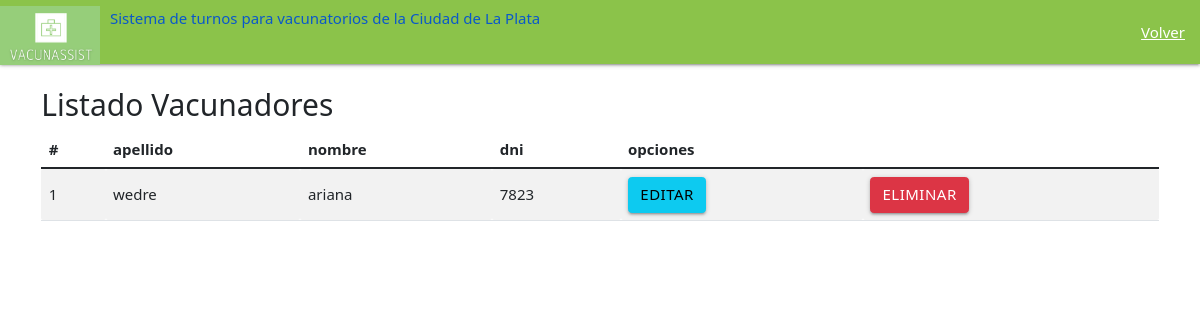
Page /eliminarVacunador/ on the earlier database version.
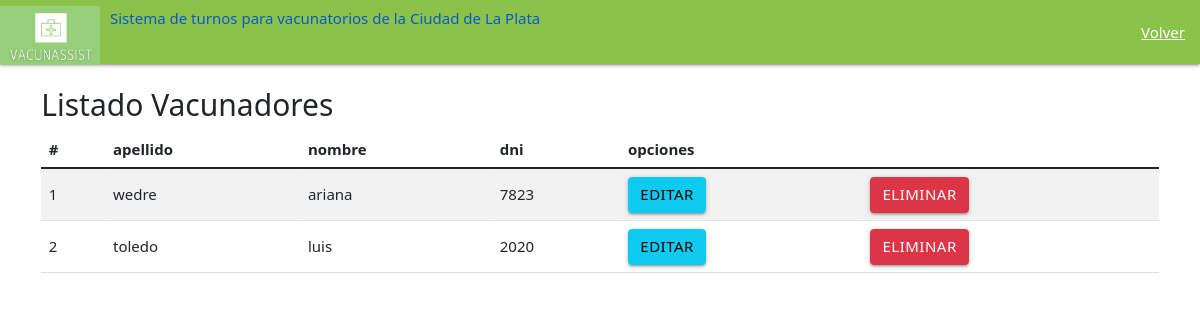
Same page on the later database version.
### main/models.py (models this page shows, shortened)
class Vacunador(models.Model):
    vacunador_nombre= models.CharField(max_length=200)
    vacunador_apellido= models.CharField(max_length=20)
    vacunador_fechaNac= models.DateTimeField("fecha nacimiento")
    vacunador_zona= models.CharField(max_length=200)
    vacunador_dni= models.IntegerField()
    vacunador_email= models.EmailField(max_length=254)
    codigo= models.IntegerField()
    contraseña = models.CharField(max_length=200)

### main/views.py (the view)
# urls.py: path('eliminarVacunador/', views.eliminarVacunador, name= 'eliminarVacunador' ),
def eliminarVacunador(request):
    administradorList= Vacunador.objects.all()
    return render(request, "main/eliminarVacunador.html",{"administradores" : administradorList})

### main/templates/main/eliminarVacunador.html (shortened to what this page needs)
<!DOCTYPE html>
{% load static %}
<html lang="en" dir="ltr">
  <head>
        <link rel="stylesheet" href="https://cdnjs.cloudflare.com/ajax/libs/materialize/1.0.0/css/materialize.min.css">
        <link type='text/css' href="{% static 'css/estilo.css' %}" rel="stylesheet" />
    <link href="https://cdn.jsdelivr.net/npm/bootstrap@5.1.3/dist/css/bootstrap.min.css" rel="stylesheet">
    <nav>
        <div class="nav-wrapper  light-green">
          <a href="/" class="brand-logo">
            <img src="{% static 'imagenes/Logo_VacunAssist_recortado.png' %}" class="img-fluid" width="100" height="66">
          <div class="right"  style="margin: 9px 0px 0px 10px">
            <h6>Sistema de turnos para vacunatorios de la Ciudad de La Plata</h6>
            </div>
          </a>
          <ul id="nav-mobile" class="right hide-on-med">
            <li><a href="/inicio_admin/">Volver</a></li>
          </ul>
        </div>
      </nav>
      <body>
        <div class="container py-4">
          <div class="row">
            <div class="col-md-12">
              <h2>Listado Vacunadores</h2>
<div class="table-responsive">
    <table class="table table-striped">
      <thead>
        <tr>
          <th>#</th>
          <th>apellido</th>
          <th>nombre</th>
          <th>dni</th>
          <th colspan="2">opciones</th>
      </thead>
      <tbody>
        {% for c in administradores %}
        <tr>
          <td>{{forloop.counter}}</td>
          <td>{{c.vacunador_apellido}} </td>
          <td> {{c.vacunador_nombre}}</td>
          <td>{{c.vacunador_dni}}</td>
          <td><a href="edicionVacunadores/{{c.dni}}" class="btn btn-block btn-info">Editar</a></td>
          <td><a href="/eliminar_Admin/{{c.vacunador_dni}}/{{c.vacunador_nombre}}" class="btn btn-block btn-danger">Eliminar</a></td>
        </tr>
        {% endfor%}
      </tbody>
    </table>
      </body>

Differences in the rows shown:
added Vacunador: vacunador_apellido "toledo", vacunador_nombre "luis", vacunador_dni "2020"
